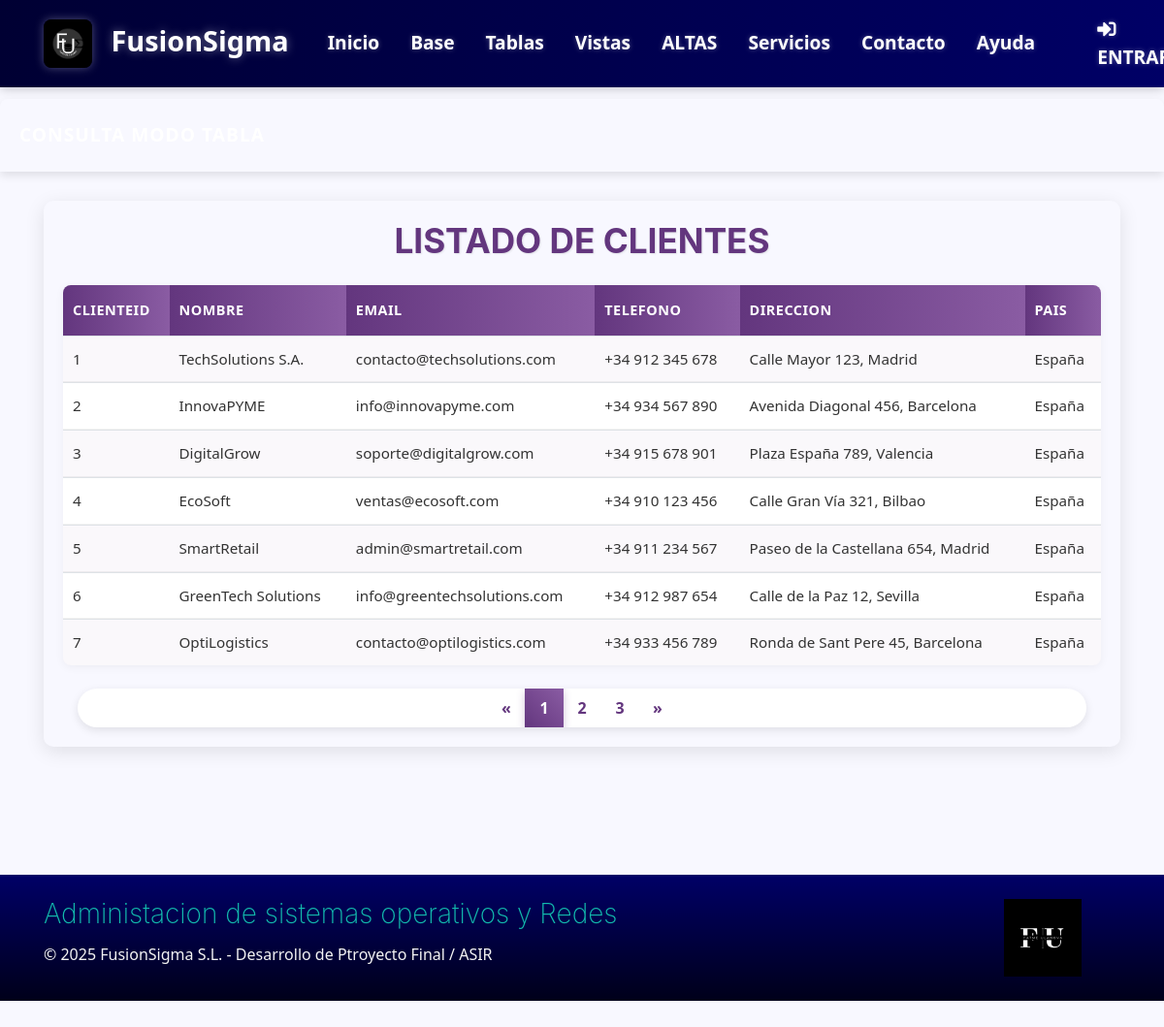
The page /Aplicacion-FusionSigma/fusionsigma1/T-cliente.php on the database its author committed.
### tables this page shows
CREATE TABLE `cliente` (
  `ClienteID` int(11) NOT NULL,
  `Nombre` varchar(50) DEFAULT NULL,
  `Email` varchar(50) DEFAULT NULL,
  `Telefono` varchar(45) DEFAULT NULL,
  `Direccion` varchar(100) DEFAULT NULL,
  `Pais` varchar(45) DEFAULT NULL
);

### Aplicacion-FusionSigma/fusionsigma1/T-cliente.php (the view, shortened to what this page needs)
<?php
	require_once('marcosup.php');
?>
<nav class="navbar py-2 navbar-light text-left bg-warning" id="2">
  <span class="navbar-text text-left text-dark"><b>Consulta modo tabla</b></span>
</nav>
<div class="py-3 bg-info">
    <div class="container">
        <div class="table-container">
            <div class="table-header text-center">
                <h2>LISTADO DE CLIENTES</h2>
            </div>
            <div class="table-content">
                <?php
                $tabla = "cliente";
                if (isset($_GET['pagina'])) {
                    $pagina = $_GET['pagina'];
                } else {
                    $pagina = 1;
                }
                $registrosPorPagina = 7;
                $inicio = ($pagina - 1) * $registrosPorPagina;
                $consultaTotal = "SELECT COUNT(*) as total FROM $tabla";
                $resultadoTotal = mysqli_query($c, $consultaTotal);
                $filaTotal = mysqli_fetch_assoc($resultadoTotal);
                $numreg = $filaTotal['total'];
                $numpag = ceil($numreg / $registrosPorPagina);
                $sentencia = "SELECT * FROM $tabla LIMIT $inicio, $registrosPorPagina";
                $resultado = mysqli_query($c, $sentencia);
                echo '<table class="table">';
                $cabeceras = mysqli_query($c, "SHOW FIELDS FROM $tabla");
                echo "<tr>";
                while ($cab = mysqli_fetch_row($cabeceras)) {
                    echo "<th>" . ucfirst($cab[0]) . "</th>";
                }
                echo "</tr>";
                while ($registro = mysqli_fetch_row($resultado)) {
                    echo "<tr>";
                    $i = 0;
                    foreach ($registro as $fila) {
                        echo "<td>$registro[$i]</td>";
                        $i++;
                    }
                    echo "</tr>";
                }
                echo "</table>";
                if ($pagina == 1) {
                    $anterior = 1;
                } else {
                    $anterior = $pagina - 1;
                }
                if ($pagina == $numpag) {
                    $siguiente = $pagina;
                } else {
                    $siguiente = $pagina + 1;
                }
                echo "<div class='col-md-12 text-center'>";
                echo '<ul class="pagination justify-content-center ">';
                echo '	<li class="page-item ">';
                echo '	  <a class="page-link" href="T-cliente.php?pagina='.$anterior.'">&laquo;</a>';
                echo '	</li>';
                for ($i = 1; $i <= $numpag; $i++) {
                    if ($i == $pagina) {
                        echo '	<li class="page-item active">';
                        echo '	  <a class="page-link" href="T-cliente.php?pagina='.$i.'">'.$i.'</a>';
                        echo '	</li>';
                    } else {
                        echo '	<li class="page-item"><a class="page-link" href="T-cliente.php?pagina='.$i.'">'.$i.'</a></li>';
                    }
                }
                echo '	<li class="page-item ">';
                echo '	  <a class="page-link" href="T-cliente.php?pagina='.$siguiente.'">&raquo;</a>';
                echo '	</li>';
                echo '  </ul>';
                echo '</div>';
                ?>
            </div>
        </div>
    </div>
</div>
<?php
	require_once('marcoinf.php');
?>

### Aplicacion-FusionSigma/fusionsigma1/marcosup.php (style rules this page uses)
:root { --primary: #63367e; --primary-dark: #4a2861; --primary-light: #8a5ca3; --secondary: #e6d7b9; --secondary-dark: #d1c3a7; --secondary-light: #f5ebd9; --accent: #4f70ce; --text-dark: #333; --text-light: #f3f3f3; --background: #F8F8FF; }
body { padding-top: 70px; min-height: 100vh; background-color: var(--background); color: var(--text-dark); font-family: 'Segoe UI', Tahoma, Geneva, Verdana, sans-serif; }
.navbar { background: linear-gradient(to right, #000033, #000066) !important; box-shadow: 0 2px 10px rgba(0, 0, 0, 0.2); transition: all 0.3s ease; }
.navbar { min-height: 70px; padding: 0.5rem 1rem; }

### Aplicacion-FusionSigma/fusionsigma1/T-cliente.php (style rules this page uses)
.table-container { background-color: #F8F8FF; border-radius: 10px; box-shadow: 0 5px 20px rgba(0, 0, 0, 0.1); padding: 20px; margin-bottom: 30px; }
.table-header { margin-bottom: 25px; }
.table-header h2 { color: #63367e; font-size: 2.2rem; font-weight: 700; text-shadow: 1px 1px 2px rgba(0, 0, 0, 0.1); margin-bottom: 10px; }
.table { width: 100%; border-collapse: separate; border-spacing: 0; background-color: white; border-radius: 8px; overflow: hidden; box-shadow: 0 2px 10px rgba(0, 0, 0, 0.05); }
.table tr:nth-child(even) { background-color: rgba(99, 54, 126, 0.03); }
.table th { background: linear-gradient(to right, #63367e, #8a5ca3); color: white; font-weight: 600; text-transform: uppercase; padding: 15px 10px; font-size: 0.9rem; letter-spacing: 0.5px; border: none; text-align: left; }
.table td { padding: 12px 10px; border-bottom: 1px solid rgba(0, 0, 0, 0.05); color: #333; font-size: 0.95rem; }
.table tr:last-child td { border-bottom: none; }
.pagination { display: flex; list-style: none; padding: 0; margin: 20px 0 0; justify-content: center; border-radius: 50px; box-shadow: 0 3px 10px rgba(0, 0, 0, 0.1); overflow: hidden; background-color: white; }
.page-item { margin: 0; }
.page-link { display: flex; align-items: center; justify-content: center; min-width: 40px; height: 40px; padding: 5px 10px; color: #63367e; background-color: white; border: none; font-weight: 600; transition: all 0.3s ease; }
.page-item:first-child .page-link { border-top-left-radius: 50px; border-bottom-left-radius: 50px; }
.page-item:last-child .page-link { border-top-right-radius: 50px; border-bottom-right-radius: 50px; }
.page-item.active .page-link { background: linear-gradient(45deg, #63367e, #8a5ca3); color: white; box-shadow: 0 3px 8px rgba(99, 54, 126, 0.3); }
.py-3.bg-info { background: linear-gradient(135deg, #F8F8FF, #f0f0ff) !important; min-height: 600px; padding: 30px 0 !important; background-image: none !important; }
.navbar.py-2.navbar-light { background: linear-gradient(to right, #63367e, #8a5ca3) !important; border-radius: 8px 8px 0 0; padding: 15px 20px !important; margin-bottom: 0; box-shadow: 0 4px 10px rgba(0, 0, 0, 0.1); background-image: none !important; }
.navbar-text { color: white !important; font-size: 1.2rem; font-weight: 600; text-transform: uppercase; letter-spacing: 1px; }
.navbar-text b { font-weight: 600; }

### Aplicacion-FusionSigma/fusionsigma1/marcoinf.php (style rules this page uses)
.navbar { min-height: 70px; padding: 0.5rem 1rem; }

### rows shown on the page
cliente: ClienteID "1", Nombre "TechSolutions S.A.", Email "contacto@techsolutions.com", Telefono "+34 912 345 678", Direccion "Calle Mayor 123, Madrid", Pais "España"
cliente: ClienteID "2", Nombre "InnovaPYME", Email "info@innovapyme.com", Telefono "+34 934 567 890", Direccion "Avenida Diagonal 456, Barcelona", Pais "España"
cliente: ClienteID "3", Nombre "DigitalGrow", Email "soporte@digitalgrow.com", Telefono "+34 915 678 901", Direccion "Plaza España 789, Valencia", Pais "España"
cliente: ClienteID "4", Nombre "EcoSoft", Email "ventas@ecosoft.com", Telefono "+34 910 123 456", Direccion "Calle Gran Vía 321, Bilbao", Pais "España"
cliente: ClienteID "5", Nombre "SmartRetail", Email "admin@smartretail.com", Telefono "+34 911 234 567", Direccion "Paseo de la Castellana 654, Madrid", Pais "España"
cliente: ClienteID "6", Nombre "GreenTech Solutions", Email "info@greentechsolutions.com", Telefono "+34 912 987 654", Direccion "Calle de la Paz 12, Sevilla", Pais "España"
cliente: ClienteID "7", Nombre "OptiLogistics", Email "contacto@optilogistics.com", Telefono "+34 933 456 789", Direccion "Ronda de Sant Pere 45, Barcelona", Pais "España"

### other values the page prints
$cab[0] "CLIENTEID"
$cab[0] "NOMBRE"
$cab[0] "EMAIL"
$cab[0] "TELEFONO"
$cab[0] "DIRECCION"
$cab[0] "PAIS"
